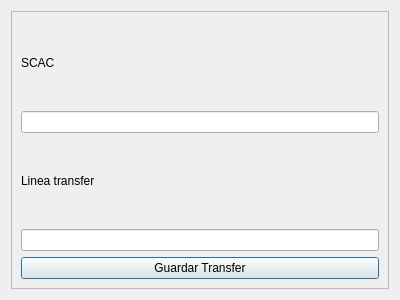
<?xml version="1.0" encoding="UTF-8"?>
<ui version="4.0">
 <class>Dialog</class>
 <widget class="QDialog" name="Dialog">
  <property name="geometry">
   <rect>
    <x>0</x>
    <y>0</y>
    <width>400</width>
    <height>300</height>
   </rect>
  </property>
  <property name="windowTitle">
   <string>Dialog</string>
  </property>
  <layout class="QVBoxLayout" name="verticalLayout">
   <item>
    <widget class="QFrame" name="frame_2">
     <property name="frameShape">
      <enum>QFrame::Shape::StyledPanel</enum>
     </property>
     <property name="frameShadow">
      <enum>QFrame::Shadow::Raised</enum>
     </property>
     <layout class="QVBoxLayout" name="verticalLayout_3">
      <item>
       <widget class="QLabel" name="lbl_scac">
        <property name="text">
         <string>SCAC</string>
        </property>
       </widget>
      </item>
      <item>
       <widget class="QLineEdit" name="scac_transfer"/>
      </item>
      <item>
       <widget class="QLabel" name="lbl_trasfer_name">
        <property name="text">
         <string>Linea transfer</string>
        </property>
       </widget>
      </item>
      <item>
       <widget class="QLineEdit" name="name_linea_transfer"/>
      </item>
      <item>
       <widget class="QPushButton" name="btn_add_nTransfer">
        <property name="text">
         <string>Guardar Transfer</string>
        </property>
       </widget>
      </item>
     </layout>
    </widget>
   </item>
  </layout>
 </widget>
 <resources/>
 <connections/>
</ui>
